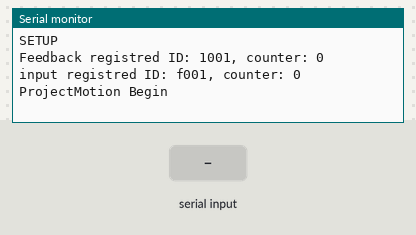
Bench run of a sketch on a simulated Arduino Uno, built with avr-gcc and run on an emulated ATmega328P. Parts: the last lines printed to the serial monitor. The test bench sets the inputs (shaded band).

Above: at 1.2 s.
1.3 s: "1" received over the second serial link
At 2.4 s:
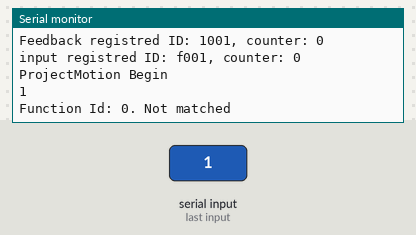
2.8 s: "0" received over the second serial link
At 3.5 s:
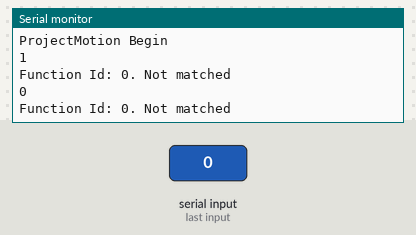
4.3 s: "2" received over the second serial link
At 4.7 s:
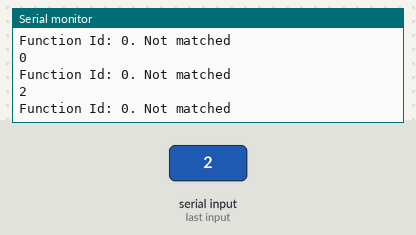

The sketch:

ProjectMotion.ino
```cpp
#include "ProjectMotion.h"

SoftwareSerial btSerial(10, 11);
ProjectMotion motion(&btSerial, 38400);

void setup() {
  Serial.begin(38400);
  Serial.println("SETUP");
  motion.feedback(0x1001, vibrate);
  motion.input(0xf001,500,gyro);
  motion.begin(false);
}

void loop() {
  motion.run();
}

void vibrate(JsonObject& json) {
  int intensity = json["intensity"];
  Serial.println("Vibrate with intensity " + String(intensity) + " at " + String(millis()));
}

JsonObject& gyro(){
  motion.jsonBuffer.clear();
  JsonObject& json = motion.jsonBuffer.createObject();
  json["id"] = 0xf001;
  json["X"] = millis();
  json["Y"] = millis()*100;
  json["Z"] = millis()/100;
  return json;
}
```

ProjectMotion.cpp
```cpp
#include "Arduino.h"
#include "ProjectMotion.h"

ProjectMotion::ProjectMotion(SoftwareSerial* softwareSerial, int baudRate = 38400) {
  btSerial = softwareSerial;
  btBaudRate = baudRate;
}

void ProjectMotion::begin(bool loopOverride){
  btSerial->begin(38400);
  Serial.println("ProjectMotion Begin");
  while(loopOverride){
    run();
  }
}

void ProjectMotion::begin(int baudRate, bool loopOverride) {
  btBaudRate = baudRate;
  begin(loopOverride);
}

void ProjectMotion::feedback(int Id, int (*f)(JsonObject&)) {
  Serial.println("Feedback registred ID: " + String(Id,HEX) + ", counter: " + String(feedbackFuncIdCount));
  feedbackFuncIds[feedbackFuncIdCount] = Id;
  feedbackFuncs[feedbackFuncIdCount] = f;
  feedbackFuncIdCount++;
}

void ProjectMotion::input(int Id,int frequency, int (*f)()){
  Serial.println("input registred ID: " + String(Id,HEX) + ", counter: " + String(inputFuncIdCount));
  inputFuncIds[inputFuncIdCount] = Id;
  inputFuncs[inputFuncIdCount] = f;
  inputFreqs[inputFuncIdCount] = frequency;
  inputFuncIdCount++;
}

void ProjectMotion::run() {
  read();
  if(inputState)
    send();
}

void ProjectMotion::read() {
  if (!btSerial->available()) {
    return;
  }

  char jsonStr[64]={0};
  int i = 0;
  while (btSerial->available()) {
    int value = btSerial->read();
    jsonStr[i] = value;
    i++;
  }
  Serial.println(jsonStr);
  JsonObject& json = jsonBuffer.parseObject(jsonStr);
  int id = json["id"];
  for (int i = 0; i < feedbackFuncIdCount; i++) {
    if (feedbackFuncIds[i] == id) {
      Serial.println("Function Id: " + String(id,HEX) + ". Matched, calling");
      feedbackFuncs[i](json);
      return;
    }
  }
  switch(id){
    case 0x0001:
    break;
    case 0x0002:
    inputState = json["state"];
    Serial.println("Input State set to "+String(inputState));
    break;
    case 0x0003:
    break;
    default:
    Serial.println("Function Id: " + String(id,HEX) + ". Not matched");
    break;
  }

}

void ProjectMotion::send() {
  if(millis() > lastMillis){
    for(int i = 0; i<inputFuncIdCount;i++){
      if(lastMillis % inputFreqs[i] == 0){
        // int id = inputFuncIds[i];
        JsonObject& json = inputFuncs[i]();
        // json["id"] = id;
        int length = json.measureLength();
        btSerial->write(length);
        char jsonStr[64]={0};
        json.printTo(jsonStr);
        Serial.println("Send data, id: "+String("NINP")+", length: "+String(length));
        btSerial->write(jsonStr);
      }
    }
    lastMillis = millis();
  }
}

void ProjectMotion::trigger(JsonObject& json){
  int length = json.measureLength();
  btSerial->write(length);
  char jsonStr[64]={0};
  json.printTo(jsonStr);
  Serial.println("Send data, id: "+String("NINP")+", length: "+String(length));
  btSerial->write(jsonStr);
}
```

ProjectMotion.h
```cpp
#ifndef ProjectMotion_h
#define ProjectMotion_h

#include "Arduino.h"
#include "SoftwareSerial.h"
#include "ArduinoJson.h"

#define FUNCTION_COUNT 5
#define hwSerialBaud 38400

class ProjectMotion {
  private:
    int btBaudRate;
    int (*feedbackFuncs[FUNCTION_COUNT])(JsonObject&);
    int feedbackFuncIds[FUNCTION_COUNT];
    int feedbackFuncIdCount = 0;
    JsonObject& (*inputFuncs[FUNCTION_COUNT])();
    int inputFuncIds[FUNCTION_COUNT];
    int inputFuncIdCount = 0;
    int inputFreqs[FUNCTION_COUNT];
    int freqCount = 0;
    long lastMillis = 0;
    bool inputState = false;
    SoftwareSerial* btSerial;
  public:
    ProjectMotion(SoftwareSerial* softwareSerial, int baudRate);
    void begin(bool loopOverride);
    void begin(int baudRate, bool loopOverride);
    void feedback(int Id, int (*f)(JsonObject&));
    void input(int Id,int frequency, int (*f)());
    void run();
    void read();
    void send();
    void trigger(JsonObject&);
    StaticJsonBuffer<200> jsonBuffer;
};

#endif
```

Measured:
- after the input at 1.3 s, the serial monitor: prints a new line at once (image 1)
- after the input at 2.8 s, the serial monitor: prints a new line at once (image 2)
- after the input at 4.3 s, the serial monitor: prints a new line at once (image 3)
